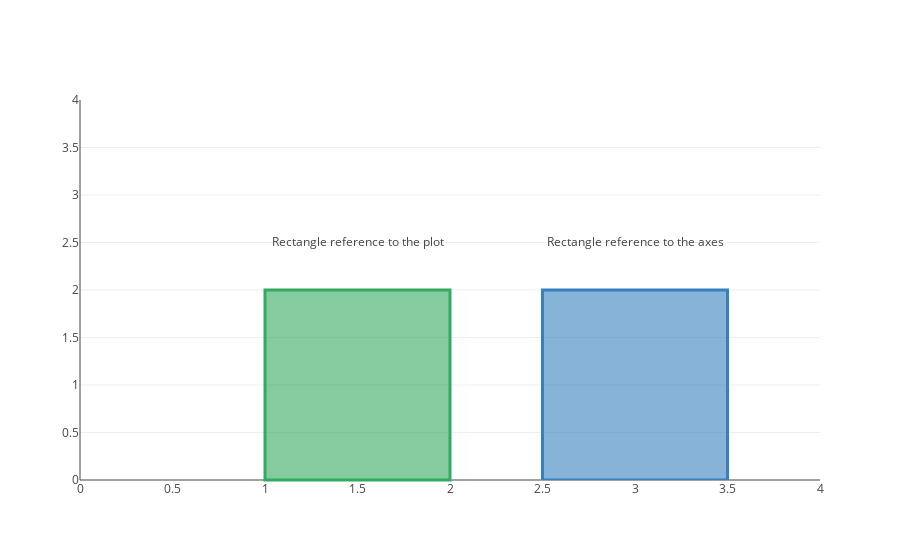

Source (notebook cell):
### Markdown cell above
#### Rectangle Positioned Relative to the Plot & to the Axes

### Code cell
trace0 = go.Scatter(
    x=[1.5, 3],
    y=[2.5, 2.5],
    text=['Rectangle reference to the plot',
          'Rectangle reference to the axes'],
    mode='text',
)
data = [trace0]
layout = {
    'xaxis': {
        'range': [0, 4],
        'showgrid': False,
    },
    'yaxis': {
        'range': [0, 4]
    },
    'shapes': [
        # Rectangle reference to the axes
        {
            'type': 'rect',
            'xref': 'x',
            'yref': 'y',
            'x0': 2.5,
            'y0': 0,
            'x1': 3.5,
            'y1': 2,
            'line': {
                'color': 'rgb(55, 128, 191)',
                'width': 3,
            },
            'fillcolor': 'rgba(55, 128, 191, 0.6)',
        },
        # Rectangle reference to the plot
        {
            'type': 'rect',
            'xref': 'paper',
            'yref': 'paper',
            'x0': 0.25,
            'y0': 0,
            'x1': 0.5,
            'y1': 0.5,
            'line': {
                'color': 'rgb(50, 171, 96)',
                'width': 3,
            },
            'fillcolor': 'rgba(50, 171, 96, 0.6)',
        },
    ]
}
fig = {
    'data': data,
    'layout': layout,
}
py.offline.iplot(fig, filename='shapes-rectangle-ref')

### Figure 1 — Plotly figure (JSON) as saved in the notebook; plotly's stock layout.template omitted (floating-point values rounded to 4 significant figures)
{"data": [{"mode": "text", "text": ["Rectangle reference to the plot", "Rectangle reference to the axes"], "type": "scatter", "uid": "ae807433-207d-4712-9dc5-17e2824c1e14", "x": [1.5, 3], "y": [2.5, 2.5]}], "layout": {"shapes": [{"fillcolor": "rgba(55, 128, 191, 0.6)", "line": {"color": "rgb(55, 128, 191)", "width": 3}, "type": "rect", "x0": 2.5, "x1": 3.5, "xref": "x", "y0": 0, "y1": 2, "yref": "y"}, {"fillcolor": "rgba(50, 171, 96, 0.6)", "line": {"color": "rgb(50, 171, 96)", "width": 3}, "type": "rect", "x0": 0.25, "x1": 0.5, "xref": "paper", "y0": 0, "y1": 0.5, "yref": "paper"}], "xaxis": {"range": [0, 4], "showgrid": false}, "yaxis": {"range": [0, 4]}}}
